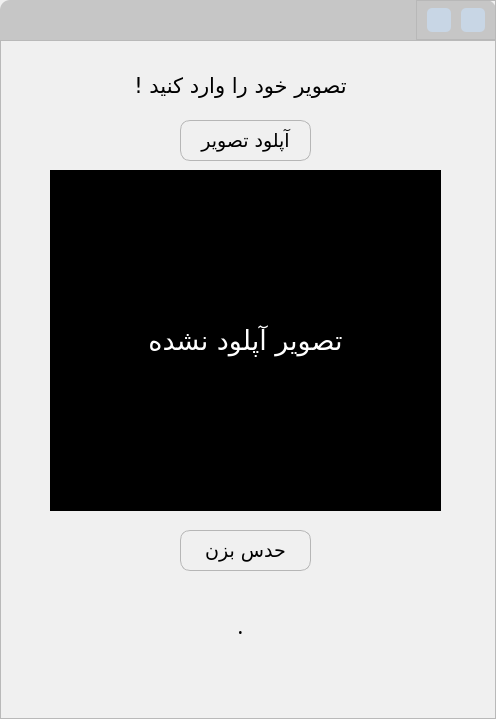
<?xml version="1.0" encoding="UTF-8"?>
<ui version="4.0">
 <class>MainWindow</class>
 <widget class="QMainWindow" name="MainWindow">
  <property name="geometry">
   <rect>
    <x>0</x>
    <y>0</y>
    <width>496</width>
    <height>719</height>
   </rect>
  </property>
  <property name="windowTitle">
   <string>حدس بزن</string>
  </property>
  <property name="styleSheet">
   <string notr="true">background-color: rgb(240, 240, 240);</string>
  </property>
  <widget class="QWidget" name="centralwidget">
   <layout class="QVBoxLayout" name="verticalLayout">
    <property name="spacing">
     <number>0</number>
    </property>
    <property name="leftMargin">
     <number>0</number>
    </property>
    <property name="topMargin">
     <number>0</number>
    </property>
    <property name="rightMargin">
     <number>0</number>
    </property>
    <property name="bottomMargin">
     <number>0</number>
    </property>
    <item>
     <widget class="QFrame" name="titleBar">
      <property name="minimumSize">
       <size>
        <width>0</width>
        <height>0</height>
       </size>
      </property>
      <property name="maximumSize">
       <size>
        <width>16777215</width>
        <height>40</height>
       </size>
      </property>
      <property name="styleSheet">
       <string notr="true">QFrame#titleBar{
	background-color:rgb(198, 198, 198);	
	border-top-left-radius :10px;
	border-top-right-radius : 10px;
}</string>
      </property>
      <property name="frameShape">
       <enum>QFrame::StyledPanel</enum>
      </property>
      <property name="frameShadow">
       <enum>QFrame::Raised</enum>
      </property>
      <layout class="QHBoxLayout" name="horizontalLayout">
       <property name="spacing">
        <number>0</number>
       </property>
       <property name="leftMargin">
        <number>0</number>
       </property>
       <property name="topMargin">
        <number>0</number>
       </property>
       <property name="rightMargin">
        <number>0</number>
       </property>
       <property name="bottomMargin">
        <number>0</number>
       </property>
       <item>
        <spacer name="horizontalSpacer">
         <property name="orientation">
          <enum>Qt::Horizontal</enum>
         </property>
         <property name="sizeHint" stdset="0">
          <size>
           <width>1017</width>
           <height>20</height>
          </size>
         </property>
        </spacer>
       </item>
       <item>
        <widget class="QFrame" name="frame_3">
         <property name="minimumSize">
          <size>
           <width>80</width>
           <height>0</height>
          </size>
         </property>
         <property name="styleSheet">
          <string notr="true">background-color: none;</string>
         </property>
         <property name="frameShape">
          <enum>QFrame::StyledPanel</enum>
         </property>
         <property name="frameShadow">
          <enum>QFrame::Raised</enum>
         </property>
         <layout class="QHBoxLayout" name="horizontalLayout_2">
          <property name="spacing">
           <number>0</number>
          </property>
          <property name="leftMargin">
           <number>0</number>
          </property>
          <property name="topMargin">
           <number>0</number>
          </property>
          <property name="rightMargin">
           <number>0</number>
          </property>
          <property name="bottomMargin">
           <number>0</number>
          </property>
          <item>
           <widget class="QPushButton" name="btnMinus">
            <property name="minimumSize">
             <size>
              <width>24</width>
              <height>24</height>
             </size>
            </property>
            <property name="maximumSize">
             <size>
              <width>24</width>
              <height>24</height>
             </size>
            </property>
            <property name="cursor">
             <cursorShape>PointingHandCursor</cursorShape>
            </property>
            <property name="styleSheet">
             <string notr="true">QPushButton{
	background-color:rgb(200, 214, 229);
	border:none;
	border-radius: 5px;
}
QPushButton:hover{
	background-color:rgb(223, 239, 255);
}</string>
            </property>
            <property name="text">
             <string/>
            </property>
            <property name="icon">
             <iconset resource="icons/icons.qrc">
              <normaloff>:/icons/minus.png</normaloff>:/icons/minus.png</iconset>
            </property>
           </widget>
          </item>
          <item>
           <widget class="QPushButton" name="btnClose">
            <property name="minimumSize">
             <size>
              <width>24</width>
              <height>24</height>
             </size>
            </property>
            <property name="maximumSize">
             <size>
              <width>24</width>
              <height>24</height>
             </size>
            </property>
            <property name="cursor">
             <cursorShape>PointingHandCursor</cursorShape>
            </property>
            <property name="styleSheet">
             <string notr="true">QPushButton{
	background-color:rgb(200, 214, 229);
	border:none;
	border-radius: 5px;
}
QPushButton:hover{
	background-color:rgb(223, 239, 255);
}</string>
            </property>
            <property name="text">
             <string/>
            </property>
            <property name="icon">
             <iconset resource="icons/icons.qrc">
              <normaloff>:/icons/x.png</normaloff>:/icons/x.png</iconset>
            </property>
           </widget>
          </item>
         </layout>
        </widget>
       </item>
      </layout>
     </widget>
    </item>
    <item>
     <widget class="QFrame" name="frame">
      <property name="styleSheet">
       <string notr="true">Qframe#frame{
	border-bottom-left-radius :10px;
	border-bottom-right-radius : 10px;
}</string>
      </property>
      <property name="frameShape">
       <enum>QFrame::StyledPanel</enum>
      </property>
      <property name="frameShadow">
       <enum>QFrame::Raised</enum>
      </property>
      <widget class="QPushButton" name="btnUpload">
       <property name="geometry">
        <rect>
         <x>180</x>
         <y>80</y>
         <width>131</width>
         <height>41</height>
        </rect>
       </property>
       <property name="font">
        <font>
         <family>IRANSans Medium</family>
         <pointsize>14</pointsize>
        </font>
       </property>
       <property name="cursor">
        <cursorShape>PointingHandCursor</cursorShape>
       </property>
       <property name="styleSheet">
        <string notr="true">QPushButton{
	border:none;
	border: 1px solid rgb(182, 182, 182);
	border-radius: 10px;
}
QPushButton:hover{
	background-color:rgb(198, 198, 198);
}</string>
       </property>
       <property name="text">
        <string>آپلود تصویر</string>
       </property>
      </widget>
      <widget class="QLabel" name="label">
       <property name="geometry">
        <rect>
         <x>120</x>
         <y>20</y>
         <width>241</width>
         <height>51</height>
        </rect>
       </property>
       <property name="font">
        <font>
         <family>IRANSans Medium</family>
         <pointsize>16</pointsize>
        </font>
       </property>
       <property name="text">
        <string>تصویر خود را وارد کنید !</string>
       </property>
       <property name="alignment">
        <set>Qt::AlignCenter</set>
       </property>
      </widget>
      <widget class="QLabel" name="lblImage">
       <property name="geometry">
        <rect>
         <x>50</x>
         <y>130</y>
         <width>391</width>
         <height>341</height>
        </rect>
       </property>
       <property name="font">
        <font>
         <family>IRANSans Medium</family>
         <pointsize>20</pointsize>
        </font>
       </property>
       <property name="styleSheet">
        <string notr="true">background:black;
color:white;</string>
       </property>
       <property name="text">
        <string>تصویر آپلود نشده</string>
       </property>
       <property name="alignment">
        <set>Qt::AlignCenter</set>
       </property>
      </widget>
      <widget class="QPushButton" name="btnPredict">
       <property name="geometry">
        <rect>
         <x>180</x>
         <y>490</y>
         <width>131</width>
         <height>41</height>
        </rect>
       </property>
       <property name="font">
        <font>
         <family>IRANSans Medium</family>
         <pointsize>14</pointsize>
        </font>
       </property>
       <property name="cursor">
        <cursorShape>PointingHandCursor</cursorShape>
       </property>
       <property name="styleSheet">
        <string notr="true">QPushButton{
	border:none;
	border: 1px solid rgb(182, 182, 182);
	border-radius: 10px;
}
QPushButton:hover{
	background-color:rgb(198, 198, 198);
}</string>
       </property>
       <property name="text">
        <string>حدس بزن</string>
       </property>
      </widget>
      <widget class="QLabel" name="lblResult">
       <property name="geometry">
        <rect>
         <x>120</x>
         <y>560</y>
         <width>241</width>
         <height>51</height>
        </rect>
       </property>
       <property name="font">
        <font>
         <family>IRANSans Medium</family>
         <pointsize>16</pointsize>
        </font>
       </property>
       <property name="text">
        <string>.</string>
       </property>
       <property name="alignment">
        <set>Qt::AlignCenter</set>
       </property>
      </widget>
     </widget>
    </item>
   </layout>
  </widget>
 </widget>
 <resources>
  <include location="icons/icons.qrc"/>
 </resources>
 <connections/>
</ui>
